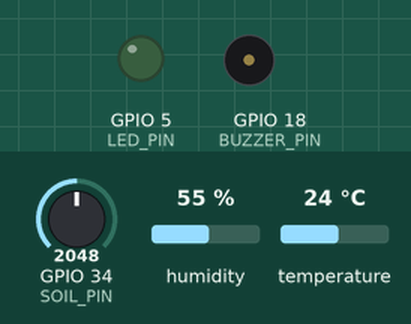
This program was run on a simulated ESP32. On the bench: output pins drawn as LEDs (lit = HIGH), buzzer (waves = sounding). The test bench sets the inputs (shaded band); at power-on: GPIO 34 (SOIL_PIN) = 2048, humidity 55 %, temperature 24 °C. WiFi joins after 1.5 s; servers stay silent unless stated; random numbers use the default seed unless the program sets one; no MQTT or app messages arrive unless stated; what the program prints to the serial monitor is not drawn.

Above: at 2.7 s.
2.8 s: GPIO 34 (SOIL_PIN) set to 2010
At 5.21 s:
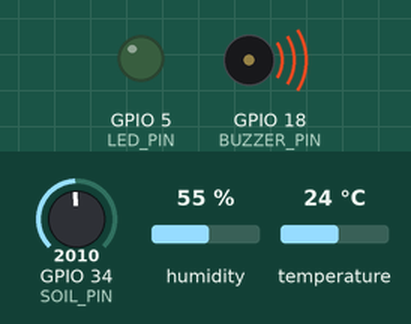
11.8 s: GPIO 34 (SOIL_PIN) set to 2088
Timing chart, 0 to 14.8 s (numbered marks = the images above; inputs shaded):
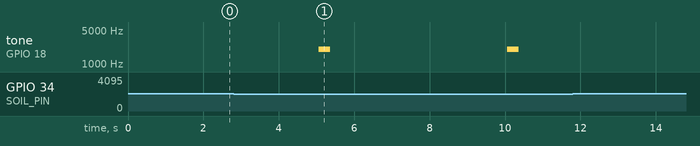

The program:

main.cpp
```cpp
#include <Arduino.h>
#include <WiFi.h>
#include <WiFiClientSecure.h>
#include <PubSubClient.h>
#include <ArduinoJson.h>
#include <DHT.h>

#ifdef WOKWI
const char *WIFI_SSID = "Wokwi-GUEST";
const char *WIFI_PASSWORD = "";
#else
const char *WIFI_SSID = "YOUR_WIFI_SSID";
const char *WIFI_PASSWORD = "YOUR_WIFI_PASSWORD";
#endif

const char *MQTT_BROKER = "b1c8f2cc5cd4416fb74b671a407dc0ff.s1.eu.hivemq.cloud";
const int MQTT_PORT = 8883;
const char *MQTT_CLIENT_ID = "esp32-sensor-01";
const char *MQTT_USERNAME = "hivemq.webclient.1775680760112";
const char *MQTT_PASSWORD = "amy&f0VPG3c5<8,U>qAB";

const char *TOPIC_SENSOR = "iot/farm/sensor";
const char *TOPIC_CONTROL = "iot/farm/control";

#define DHT_PIN 4
#define DHT_TYPE DHT22
#define LED_PIN 5
#define SOIL_PIN 34
#define BUZZER_PIN 18

DHT dht(DHT_PIN, DHT_TYPE);
WiFiClientSecure espClient;
PubSubClient mqttClient(espClient);

unsigned long lastPublish = 0;
unsigned long lastMQTTRetry = 0;
const unsigned long PUBLISH_INTERVAL = 5000;
const unsigned long MQTT_RETRY_MS = 5000;

bool pumpActive = false;
unsigned long pumpStartTime = 0;
const unsigned long PUMP_DURATION_MS = 5000;

void toneBuzzer(int pin, int freq, int durationMs)
{
  ledcSetup(0, freq, 8);
  ledcAttachPin(pin, 0);
  ledcWrite(0, 127);
  delay(durationMs);
  ledcWrite(0, 0);
  ledcDetachPin(pin);
}

void stopPump()
{
  digitalWrite(LED_PIN, LOW);
  pumpActive = false;
}

void handleControlPayload(const char *payload, size_t len)
{
  StaticJsonDocument<256> doc;
  DeserializationError err = deserializeJson(doc, payload, len);
  if (err)
    return;

  if (doc.containsKey("pump"))
  {
    bool pumpCmd = doc["pump"].as<bool>();
    if (pumpCmd)
    {
      int durationS = doc.containsKey("duration") ? doc["duration"].as<int>() : 5;
      pumpActive = true;
      pumpStartTime = millis();
      digitalWrite(LED_PIN, HIGH);
      Serial.printf("[PUMP] Bật bơm trong %d giây\n", durationS);
    }
    else
    {
      stopPump();
      Serial.println("[PUMP] Tắt bơm");
    }
  }
}

void mqttCallback(char *topic, byte *payload, unsigned int length)
{
  if (strcmp(topic, TOPIC_CONTROL) == 0)
  {
    char msg[length + 1];
    memcpy(msg, payload, length);
    msg[length] = '\0';
    handleControlPayload(msg, length);
  }
}

void setupWiFi()
{
  Serial.print("Connecting to WiFi: ");
  Serial.println(WIFI_SSID);

  WiFi.mode(WIFI_STA);
  WiFi.begin(WIFI_SSID, WIFI_PASSWORD);

  while (WiFi.status() != WL_CONNECTED)
  {
    delay(100);
    Serial.print(".");
  }

  Serial.println();
  Serial.print("WiFi connected! IP: ");
  Serial.println(WiFi.localIP());
}

void reconnectMQTT()
{
  Serial.print("[MQTT] Connecting...");
  if (mqttClient.connect(MQTT_CLIENT_ID, MQTT_USERNAME, MQTT_PASSWORD))
  {
    Serial.println(" Connected!");
    mqttClient.subscribe(TOPIC_CONTROL);
    Serial.printf("[MQTT] Subscribed: %s\n", TOPIC_CONTROL);
  }
  else
  {
    Serial.printf(" Failed, error: %d\n", mqttClient.state());
  }
}

void publishSensorData(float temp, float hum, int soilRaw)
{
  StaticJsonDocument<512> doc;
  doc["device"] = "ESP32-01";
  doc["temperature"] = temp;
  doc["humidity"] = hum;
  doc["soil"] = soilRaw;
  doc["timestamp"] = millis();

  char buffer[512];
  size_t n = serializeJson(doc, buffer);
  mqttClient.publish(TOPIC_SENSOR, buffer, n);

  Serial.printf("Published: Temp=%.1f C, Hum=%.1f %%, Soil=%d\n", temp, hum, soilRaw);
}

void readSensor(float &temp, float &hum, int &soilRaw)
{
  temp = dht.readTemperature();
  hum = dht.readHumidity();
  soilRaw = analogRead(SOIL_PIN);

  if (isnan(temp))
  {
    temp = random(200, 350) / 10.0;
  }
  if (isnan(hum))
  {
    hum = random(400, 800) / 10.0;
  }
}

void checkPumpTimeout()
{
  if (pumpActive && (millis() - pumpStartTime >= PUMP_DURATION_MS))
  {
    stopPump();
    Serial.println("[PUMP] Hết thời gian, tắt bơm");
  }
}

void setup()
{
  Serial.begin(115200);
  Serial.println("\n========================================");
  Serial.println("  ESP32 - Smart Farm IoT System");
  Serial.println("========================================");

  pinMode(LED_PIN, OUTPUT);
  digitalWrite(LED_PIN, LOW);

  pinMode(BUZZER_PIN, OUTPUT);
  digitalWrite(BUZZER_PIN, LOW);

  pinMode(SOIL_PIN, INPUT);

  dht.begin();

  espClient.setInsecure();

  setupWiFi();

  mqttClient.setServer(MQTT_BROKER, MQTT_PORT);
  mqttClient.setCallback(mqttCallback);

  Serial.println("Setup complete!");
}

void loop()
{
  if (WiFi.status() != WL_CONNECTED)
  {
    Serial.println("[WiFi] Lost connection, reconnecting...");
    setupWiFi();
  }

  if (!mqttClient.connected())
  {
    if (millis() - lastMQTTRetry >= MQTT_RETRY_MS)
    {
      lastMQTTRetry = millis();
      reconnectMQTT();
    }
  }
  mqttClient.loop();

  checkPumpTimeout();

  unsigned long now = millis();

  if (now - lastPublish >= PUBLISH_INTERVAL)
  {
    lastPublish = now;

    float temperature, humidity;
    int soilRaw;
    readSensor(temperature, humidity, soilRaw);

    Serial.println("\n--- Sensor Data ---");
    Serial.print("Temperature: ");
    Serial.print(temperature);
    Serial.println(" C");
    Serial.print("Humidity: ");
    Serial.print(humidity);
    Serial.println(" %");
    Serial.print("Soil Moisture (raw): ");
    Serial.println(soilRaw);

    if (soilRaw < 2048)
    {
      toneBuzzer(BUZZER_PIN, 2000, 300);
      Serial.println("[ALERT] Dat khong hop li - can tuoi!");
    }

    if (mqttClient.connected())
    {
      publishSensorData(temperature, humidity, soilRaw);
    }
    else
    {
      Serial.println("[MQTT] Not connected, skipping...");
    }
  }
}
```

Measured:
- the behaviour switches between 2048 and 2047 on GPIO 34 (SOIL_PIN) (found by bisection; images 0 and 1)
- after the input at 2.8 s, tone on GPIO 18 (BUZZER_PIN): alternates 2000 Hz for 0.30 s and silent for 4.7 s, starting after 2.3 s
- after the input at 11.8 s, every drawn part: stays the same
